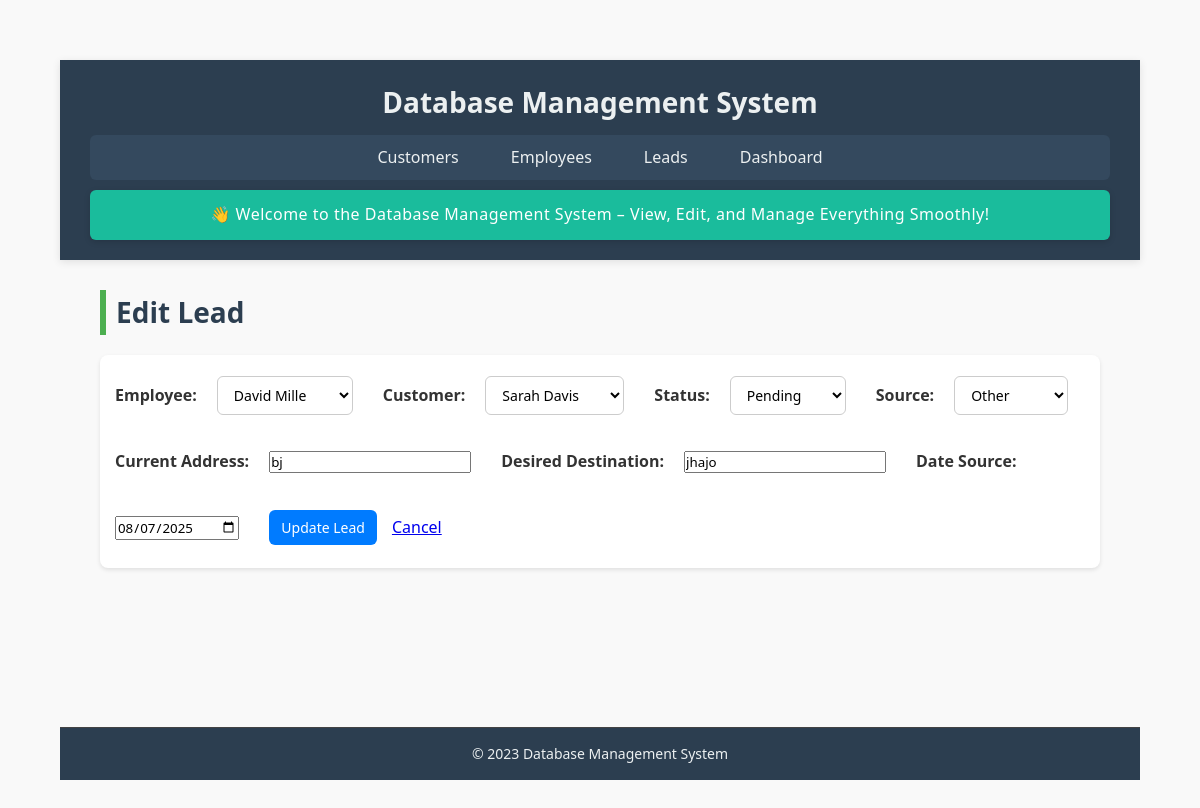
The page /leads/edit/292b31de on the database as committed earlier.
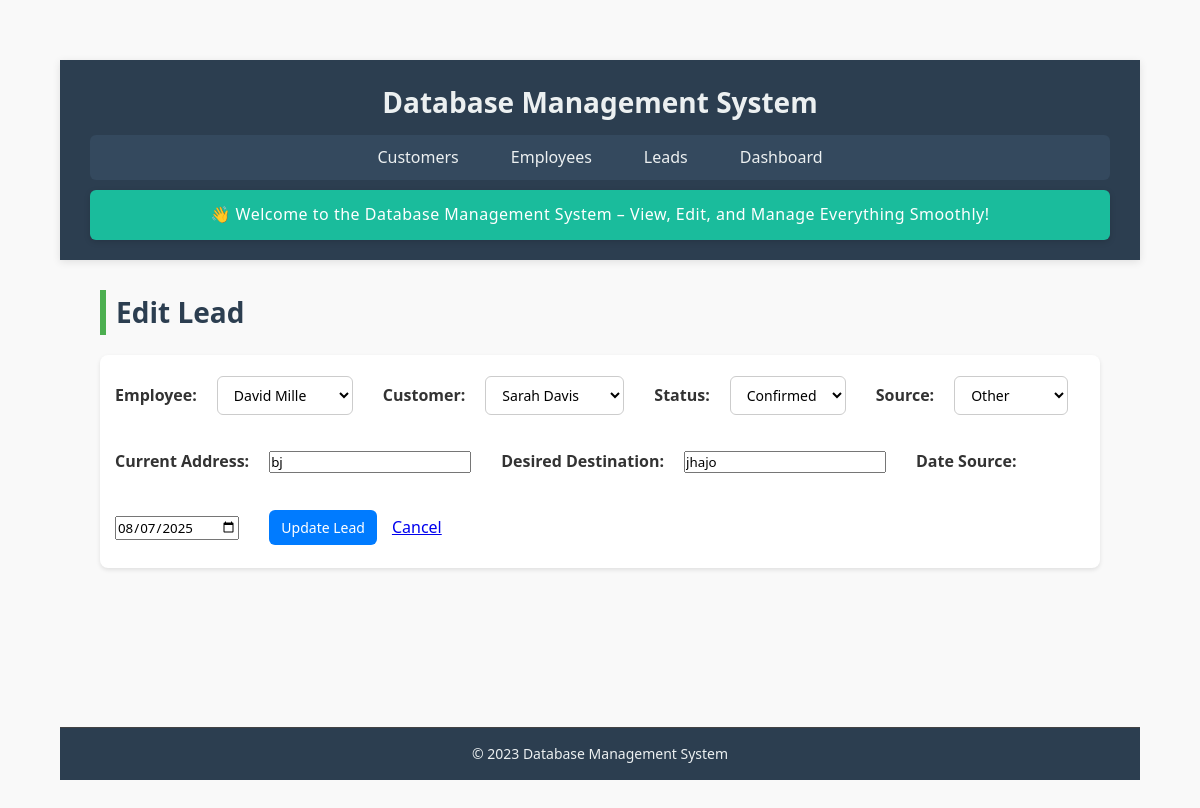
The same page on the database as committed later.
### tables this page shows
CREATE TABLE leads (
    employeeLeadId TEXT PRIMARY KEY,
    employeeId TEXT NOT NULL,
    employeeName TEXT NOT NULL,
    employeeContactNo TEXT NOT NULL,
    customerName TEXT NOT NULL,
    customerId TEXT NOT NULL,
    customerContactNo TEXT NOT NULL,
    currentAddress TEXT NOT NULL,
    desiredDestination TEXT NOT NULL,
    status TEXT NOT NULL CHECK (status IN ('Pending', 'Contacted', 'Lost', 'Willing', 'Paid', 'Refund', 'Confirmed')),
    source TEXT NOT NULL CHECK (source IN ('Facebook', 'WhatsApp', 'Reference', 'TikTok', 'Other')),
    dateSource TEXT,
    createdAt TEXT DEFAULT CURRENT_TIMESTAMP,
    updatedAt TEXT DEFAULT CURRENT_TIMESTAMP, amountClosed REAL DEFAULT 0,
    FOREIGN KEY (employeeId) REFERENCES employees(empId),
    FOREIGN KEY (customerId) REFERENCES customers(customerId)
);

CREATE TABLE employees (
    empId TEXT PRIMARY KEY,
    empName TEXT NOT NULL,
    phoneNo TEXT,
    targetAmount REAL NOT NULL CHECK (targetAmount >= 0),
    achievedAmount REAL NOT NULL CHECK (achievedAmount >= 0),
    createdAt TEXT DEFAULT CURRENT_TIMESTAMP,
    updatedAt TEXT DEFAULT CURRENT_TIMESTAMP
);

CREATE TABLE customers (
    customerId TEXT PRIMARY KEY,
    customerName TEXT NOT NULL,
    phone TEXT NOT NULL,
    source TEXT NOT NULL,
    currentLocation TEXT NOT NULL,
    desiredDestination TEXT NOT NULL,
    dateOfArrival TEXT,
    createdAt TEXT DEFAULT CURRENT_TIMESTAMP,
    updatedAt TEXT DEFAULT CURRENT_TIMESTAMP
);

### app.py (the view, shortened to what this page needs)
@app.route('/leads/edit/<string:lead_id>', methods=['GET', 'POST'])
def edit_lead(lead_id):
    with closing(get_db_connection()) as conn:
        with closing(conn.cursor()) as cursor:
            cursor.execute("SELECT * FROM leads WHERE employeeLeadId = ?", (lead_id,))
            lead = dict(cursor.fetchone())
            cursor.execute("SELECT achievedAmount FROM employees WHERE empId = ?", (lead['employeeId'],))
            employee = cursor.fetchone()
    if not lead:
        flash("Lead not found", "danger")
        return redirect(url_for('leads'))
    return render_template('edit_lead.html',
                         lead=lead,
                         employees=get_all_employees(),
                         customers=get_all_customers())

### app.py (called while the page is built)
def get_db_connection():
    conn = sqlite3.connect(DATABASE, timeout=10)
    conn.row_factory = sqlite3.Row
    conn.execute("PRAGMA journal_mode=WAL")
    return conn

def get_all_employees():
    with closing(get_db_connection()) as conn:
        with closing(conn.cursor()) as cursor:
            cursor.execute("SELECT empId, empName FROM employees")
            return cursor.fetchall()

def get_all_customers():
    with closing(get_db_connection()) as conn:
        with closing(conn.cursor()) as cursor:
            cursor.execute("SELECT customerId, customerName FROM customers")
            return cursor.fetchall()

### templates/edit_lead.html (shortened to what this page needs)
{% extends "base.html" %}
{% block content %}
<h2>Edit Lead</h2>
<form method="POST" id="leadForm">
    <label for="employeeId">Employee:</label>
    <select name="employeeId" required>
        {% for emp in employees %}
        <option value="{{ emp.empId }}" {% if emp.empId==lead.employeeId %}selected{% endif %}>{{ emp.empName }}
        </option>
        {% endfor %}
    </select><br><br>
    <label for="customerId">Customer:</label>
    <select name="customerId" required>
        {% for cust in customers %}
        <option value="{{ cust.customerId }}" {% if cust.customerId==lead.customerId %}selected{% endif %}>{{
            cust.customerName }}</option>
        {% endfor %}
    </select><br><br>
    <label for="status">Status:</label>
    <select name="status" id="status" required onchange="checkStatusChange()">
        {% for s in ['Pending', 'Contacted', 'Lost', 'Willing', 'Paid', 'Refund', 'Confirmed'] %}
        <option value="{{ s }}" {% if s==lead.status %}selected{% endif %}>{{ s }}</option>
        {% endfor %}
    </select><br><br>
    <label for="source">Source:</label>
    <select name="source" required>
        {% for s in ['Facebook', 'WhatsApp', 'Reference', 'TikTok', 'Other'] %}
        <option value="{{ s }}" {% if s==lead.source %}selected{% endif %}>{{ s }}</option>
        {% endfor %}
    </select><br><br>
    <label for="currentAddress">Current Address:</label>
    <input type="text" name="currentAddress" value="{{ lead.currentAddress }}" required><br><br>
    <label for="desiredDestination">Desired Destination:</label>
    <input type="text" name="desiredDestination" value="{{ lead.desiredDestination }}" required><br><br>
    <label for="dateSource">Date Source:</label>
    <input type="date" name="dateSource" value="{{ lead.dateSource }}"><br><br>
    <button type="submit">Update Lead</button>
    <a href="{{ url_for('leads') }}">Cancel</a>
</form>
{% endblock %}

Rows that differ between the two databases and show on the page:
changed leads "Other": status "Pending" → "Confirmed"
